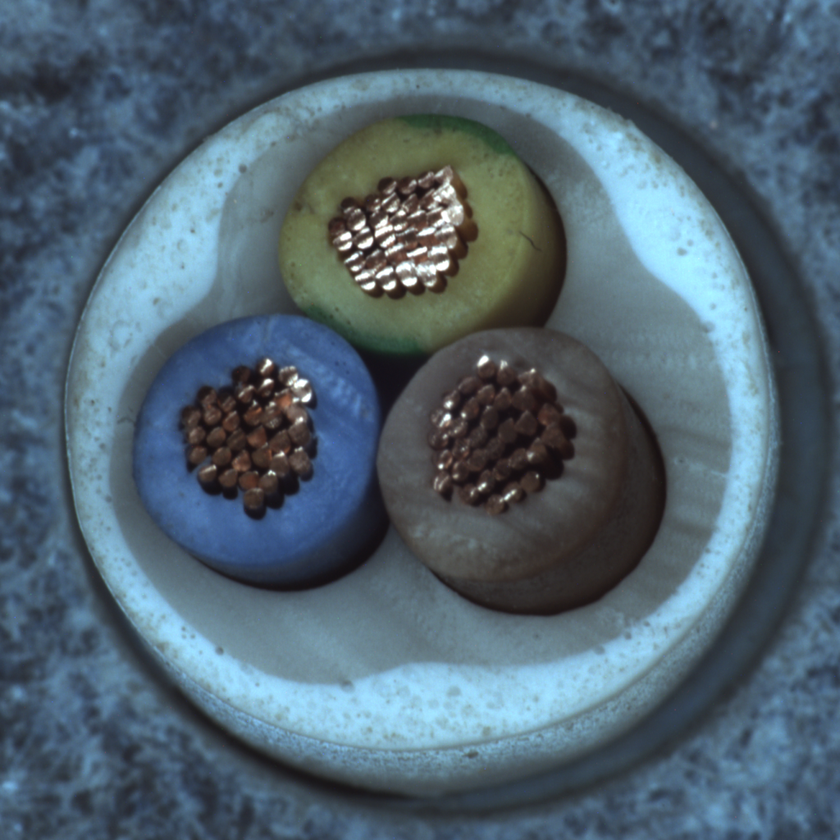
#> input picture 130.png, 840 x 840 px, shrunk from 1024 x 1024 before the run
$ jupyter execute --allow-errors Visoin_Computacional.ipynb   (shell and % lines are left out)
#> lines starting #> are read from the running program, lines starting #| are printed output that depends on the picture; after the words box and inside, x2 and y2 are one past the last pixel; in counts of white or black regions, pixels touching at a corner belong together
Flujo de procesamiento: adquisición de imágenes, pre-procesamiento, procesamiento de imágenes, cálculo de la medición, almacenamiento.

Con la base de datos seleccionada, implementar un sistema de reconocimiento y/o procesamiento en el cual se realice una medida o inferencia sobre imagen. Puede ser la detección de un objeto, medición de distancias entre píxeles de alguna característica, medición del tamaño de algún objeto (en cantidad de píxeles) clasificación de la imagen, entre otros.

[cell 1]
import cv2
from PIL import Image
import os
import glob
import numpy as np
from matplotlib import pyplot as plt

El objetivo es implementar un sistema que reconozca círculos en las imágenes, para posteriormente poder detectar anomalías en estos sectores.

Como primer paso cargamos una imagen y la cambiamos a escala de grises.

[cell 2]
image = '130.png'
img = cv2.imread(image, 1)
#> img is the input picture: shape (840, 840, 3); mean B, G, R 112.5, 99.6, 80.5
img_orig = img.copy()
img = cv2.cvtColor(img, cv2.COLOR_BGR2GRAY)
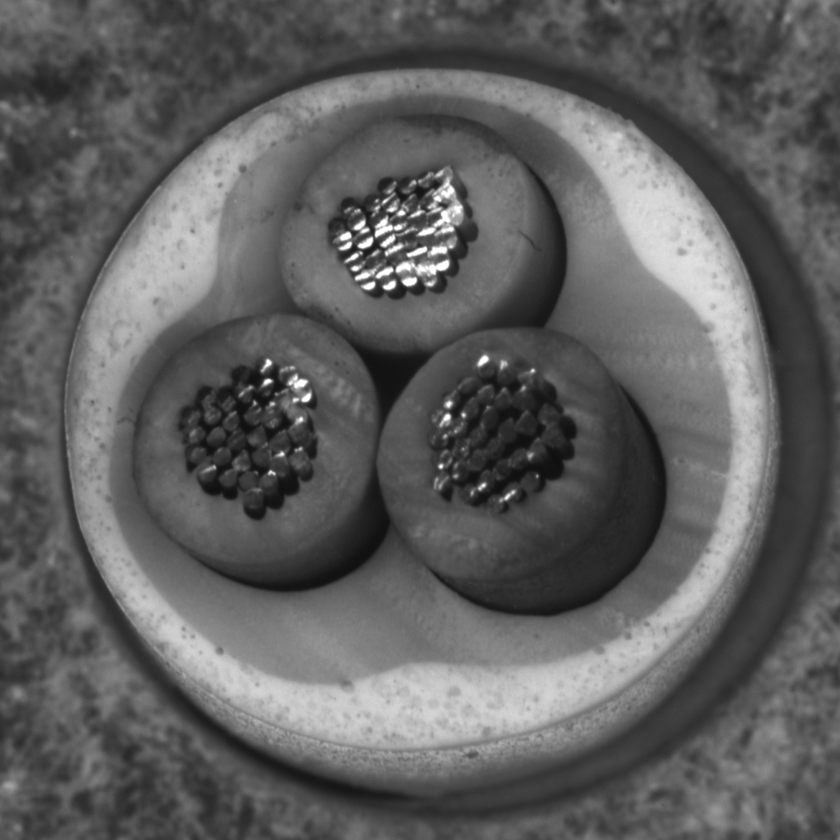
#> img: shape (840, 840); min 15, max 255, mean 95.3
plt.rcParams['figure.figsize'] = (16,9)
img = cv2.medianBlur(img, 5)
plt.imshow(img, cmap='gray')

Aplicamos un filro gaussiano para obtener suavizado lineal, disminución de ruido y desplegamos la imagen para ver como queda.

[cell 3]
img = cv2.GaussianBlur(img, (81,81), cv2.BORDER_DEFAULT)
plt.rcParams['figure.figsize'] = (16,9)
plt.imshow(img, cmap='gray')

Por medio de "HoughCircles" detectamos los círculos en la imagen y convertimos. Se ajustan hiperparámetros para lograr un mejor resultado.

[cell 4]
all_circles = cv2.HoughCircles(img, cv2.HOUGH_GRADIENT,
                              0.9, 120, param1 = 45, param2 = 35,
                              minRadius = 30, maxRadius = 500)
#> all_circles = [[426.5, 427.5, 359.7], [533.5, 483.5, 132.8], [284.5, 467.5, 124.7], [506.5, 336.5, 242.6], [396.5, 250.5, 47.4]]

all_circles_rounded = np.uint16(np.around(all_circles))
#> all_circles_rounded = [[426, 428, 360], [534, 484, 133], [284, 468, 125], [506, 336, 243], [396, 250, 47]]

A continuación vemos que se detectaron 4 círculos, 2 de radio superir a 304 y 2 inferiores a 166.

[cell 5]
print(all_circles_rounded)
#| [[[426 428 360]
#|   [534 484 133]
#|   [284 468 125]
#|   [506 336 243]
#|   [396 250  47]]]
print(all_circles_rounded.shape)
#| (1, 5, 3)

Dibujamos los círculos en la imagen, creamos un contador en el centro para graficar el número de círculos.

[cell 6]
count = 1
for i in all_circles_rounded[0, :]:
    cv2.circle(img_orig, (i[0],i[1]),i[2], (50, 200, 200), 5)
    cv2.circle(img_orig, (i[0],i[1]), 2, (255, 0, 0), 3)
    cv2.putText(img_orig, 'C'+str(count), (i[0]-70, i[1]+30), cv2.FONT_HERSHEY_SIMPLEX, 1.1, (255,0,0), 2)
    count +=1
#> this loop made 5 passes
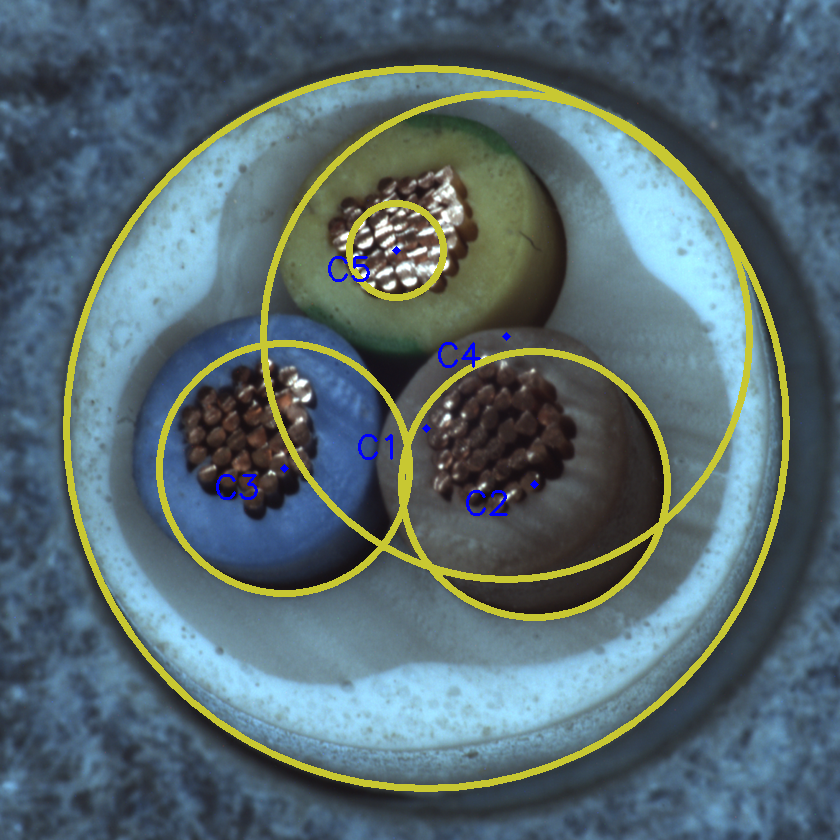
#> img_orig: shape (840, 840, 3); 5.64% of pixels changed, all inside (x1, y1, x2, y2) = (63, 65, 790, 792)
#> after the loop, count = 6
